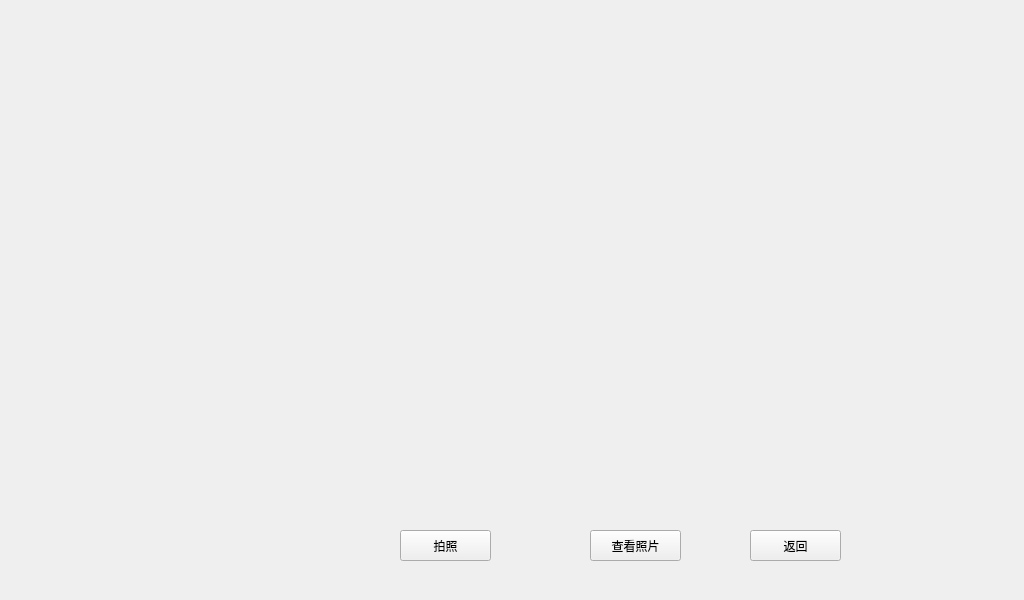
<?xml version="1.0" encoding="UTF-8"?>
<ui version="4.0">
 <class>shexiang</class>
 <widget class="QWidget" name="shexiang">
  <property name="geometry">
   <rect>
    <x>0</x>
    <y>0</y>
    <width>1024</width>
    <height>600</height>
   </rect>
  </property>
  <property name="windowTitle">
   <string>Form</string>
  </property>
  <widget class="QLabel" name="label">
   <property name="geometry">
    <rect>
     <x>50</x>
     <y>30</y>
     <width>571</width>
     <height>371</height>
    </rect>
   </property>
   <property name="text">
    <string/>
   </property>
  </widget>
  <widget class="QPushButton" name="pushButton">
   <property name="geometry">
    <rect>
     <x>750</x>
     <y>530</y>
     <width>91</width>
     <height>31</height>
    </rect>
   </property>
   <property name="text">
    <string>返回</string>
   </property>
  </widget>
  <widget class="QPushButton" name="pushButton_4">
   <property name="geometry">
    <rect>
     <x>400</x>
     <y>530</y>
     <width>91</width>
     <height>31</height>
    </rect>
   </property>
   <property name="text">
    <string>拍照</string>
   </property>
  </widget>
  <widget class="QPushButton" name="pushButton_2">
   <property name="geometry">
    <rect>
     <x>590</x>
     <y>530</y>
     <width>91</width>
     <height>31</height>
    </rect>
   </property>
   <property name="text">
    <string>查看照片</string>
   </property>
  </widget>
  <widget class="QLabel" name="label_2">
   <property name="geometry">
    <rect>
     <x>640</x>
     <y>110</y>
     <width>311</width>
     <height>261</height>
    </rect>
   </property>
   <property name="text">
    <string/>
   </property>
  </widget>
 </widget>
 <resources/>
 <connections/>
</ui>
